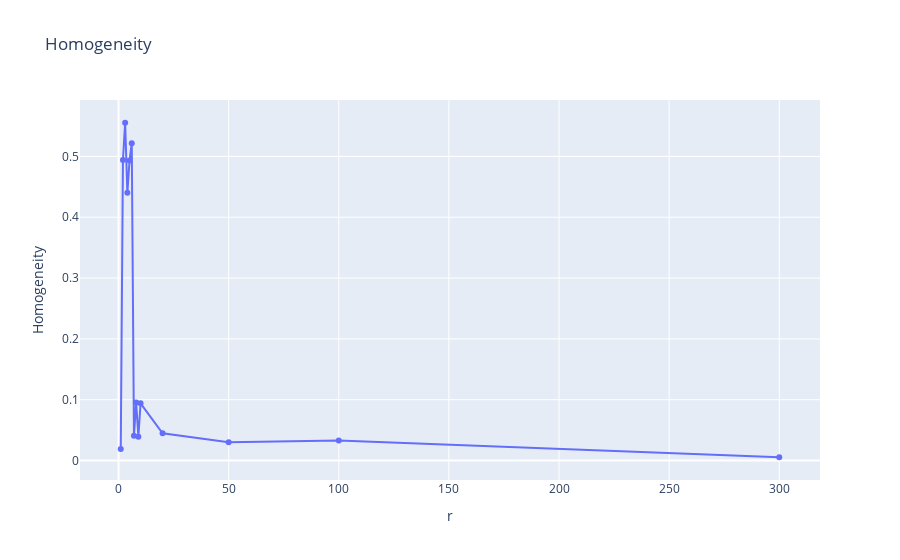
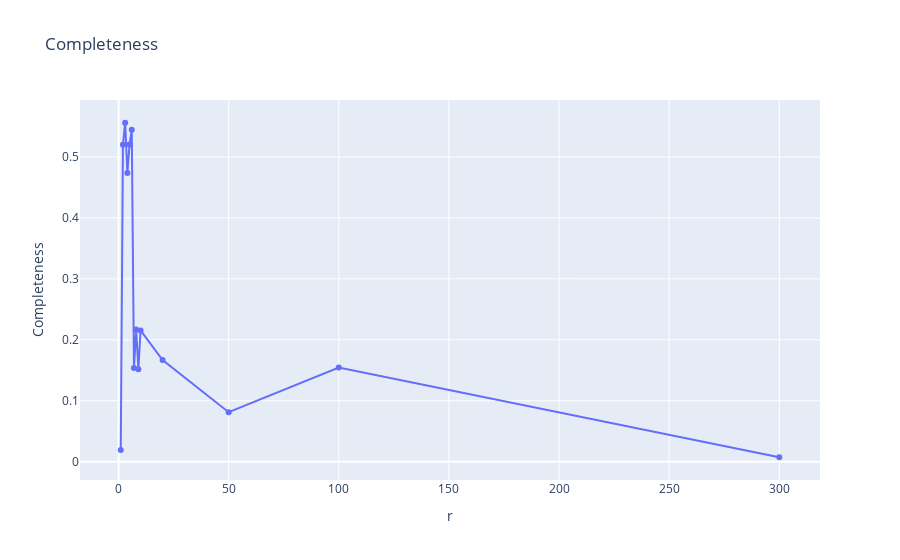
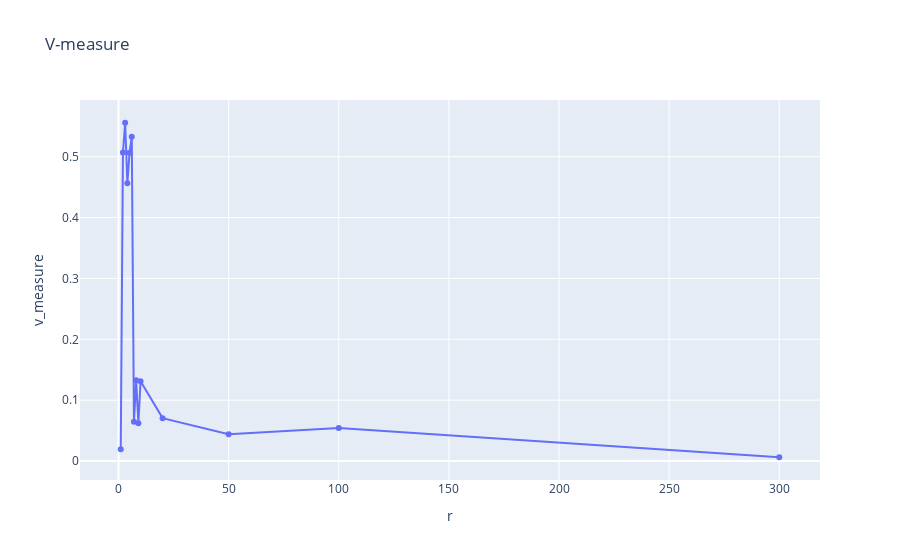
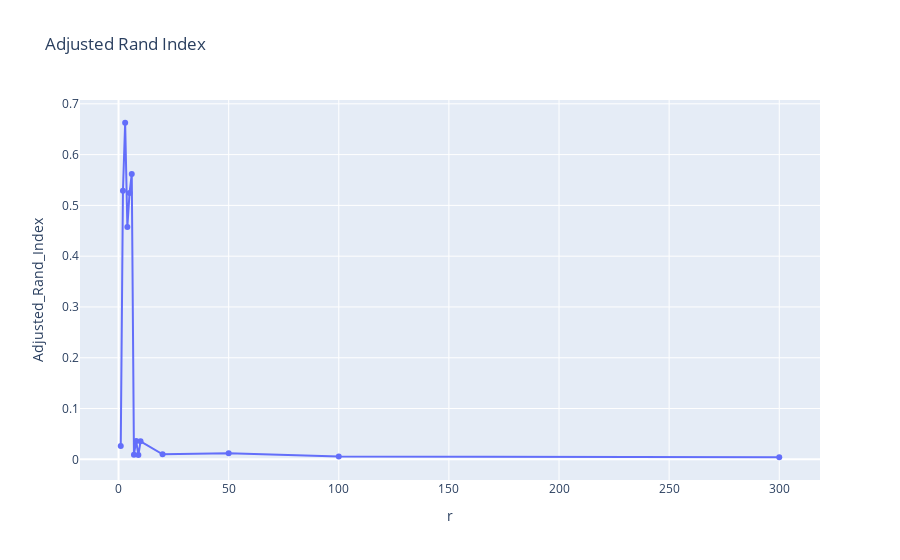

The code cell stored with these charts, in order, in its notebook:
### Code cell
Homogeneity = []
Completeness = []
V_measure = []
Adjusted_Rand_Index = []
Adjusted_mutual_information_score = []

def fit_plot_nmf(r):
  for i in r:
    print(f'Processing r = {i}...')
    nmf = NMF(n_components=i, init='random', max_iter = 8000)
    X = nmf.fit_transform(X_train_tfidf)
    fit_and_evaluate2(kmeans, X, name=None, n_runs=5)

  homo = pd.DataFrame({'r':r, 'Homogeneity':Homogeneity})
  fig1 = px.line(homo, x='r', y='Homogeneity', title = "Homogeneity", markers=True)
  fig1.show()

  comp = pd.DataFrame({'r':r, 'Completeness':Completeness})
  fig2 = px.line(comp, x='r', y='Completeness', title = "Completeness", markers=True)
  fig2.show()

  v_measure = pd.DataFrame({'r':r, 'v_measure':V_measure})
  fig3 = px.line(v_measure, x='r', y='v_measure', title = "V-measure", markers=True)
  fig3.show()

  rand_index = pd.DataFrame({'r':r, 'Adjusted_Rand_Index':Adjusted_Rand_Index})
  fig4 = px.line(rand_index, x='r', y='Adjusted_Rand_Index', title = "Adjusted Rand Index", markers=True)
  fig4.show()

  ami = pd.DataFrame({'r':r, 'Adjusted_mutual_information_score':Adjusted_mutual_information_score})
  fig5 = px.line(ami, x='r', y='Adjusted_mutual_information_score', title = "Adjusted mutual information score", markers=True)
  fig5.show()


r = [1, 2, 3, 4, 5, 6, 7, 8, 9, 10, 20, 50, 100, 300]
fit_plot_nmf(r)

### Figure 1 — Plotly figure (JSON) as saved in the notebook; plotly's stock layout.template omitted (floating-point values rounded to 4 significant figures)
{"data": [{"hovertemplate": "r=%{x}<br>Homogeneity=%{y}<extra></extra>", "legendgroup": "", "line": {"color": "#636efa", "dash": "solid"}, "marker": {"symbol": "circle"}, "mode": "lines+markers", "name": "", "orientation": "v", "showlegend": false, "type": "scatter", "x": [1, 2, 3, 4, 5, 6, 7, 8, 9, 10, 20, 50, 100, 300], "xaxis": "x", "y": [0.01903, 0.4943, 0.5553, 0.4401, 0.4934, 0.5217, 0.04079, 0.09551, 0.03908, 0.0941, 0.04468, 0.03026, 0.0329, 0.005415], "yaxis": "y"}], "layout": {"legend": {"tracegroupgap": 0}, "title": {"text": "Homogeneity"}, "xaxis": {"anchor": "y", "domain": [0, 1], "title": {"text": "r"}}, "yaxis": {"anchor": "x", "domain": [0, 1], "title": {"text": "Homogeneity"}}}}

### Figure 2 — Plotly figure (JSON) as saved in the notebook; plotly's stock layout.template omitted (floating-point values rounded to 4 significant figures)
{"data": [{"hovertemplate": "r=%{x}<br>Completeness=%{y}<extra></extra>", "legendgroup": "", "line": {"color": "#636efa", "dash": "solid"}, "marker": {"symbol": "circle"}, "mode": "lines+markers", "name": "", "orientation": "v", "showlegend": false, "type": "scatter", "x": [1, 2, 3, 4, 5, 6, 7, 8, 9, 10, 20, 50, 100, 300], "xaxis": "x", "y": [0.01936, 0.5201, 0.5561, 0.4737, 0.5203, 0.5445, 0.154, 0.2169, 0.1516, 0.2154, 0.1669, 0.0813, 0.1546, 0.007317], "yaxis": "y"}], "layout": {"legend": {"tracegroupgap": 0}, "title": {"text": "Completeness"}, "xaxis": {"anchor": "y", "domain": [0, 1], "title": {"text": "r"}}, "yaxis": {"anchor": "x", "domain": [0, 1], "title": {"text": "Completeness"}}}}

### Figure 3 — Plotly figure (JSON) as saved in the notebook; plotly's stock layout.template omitted (floating-point values rounded to 4 significant figures)
{"data": [{"hovertemplate": "r=%{x}<br>v_measure=%{y}<extra></extra>", "legendgroup": "", "line": {"color": "#636efa", "dash": "solid"}, "marker": {"symbol": "circle"}, "mode": "lines+markers", "name": "", "orientation": "v", "showlegend": false, "type": "scatter", "x": [1, 2, 3, 4, 5, 6, 7, 8, 9, 10, 20, 50, 100, 300], "xaxis": "x", "y": [0.0192, 0.5069, 0.5557, 0.4563, 0.5065, 0.5328, 0.06449, 0.1326, 0.06215, 0.131, 0.07049, 0.04411, 0.05425, 0.006224], "yaxis": "y"}], "layout": {"legend": {"tracegroupgap": 0}, "title": {"text": "V-measure"}, "xaxis": {"anchor": "y", "domain": [0, 1], "title": {"text": "r"}}, "yaxis": {"anchor": "x", "domain": [0, 1], "title": {"text": "v_measure"}}}}

### Figure 4 — Plotly figure (JSON) as saved in the notebook; plotly's stock layout.template omitted (floating-point values rounded to 4 significant figures)
{"data": [{"hovertemplate": "r=%{x}<br>Adjusted_Rand_Index=%{y}<extra></extra>", "legendgroup": "", "line": {"color": "#636efa", "dash": "solid"}, "marker": {"symbol": "circle"}, "mode": "lines+markers", "name": "", "orientation": "v", "showlegend": false, "type": "scatter", "x": [1, 2, 3, 4, 5, 6, 7, 8, 9, 10, 20, 50, 100, 300], "xaxis": "x", "y": [0.026, 0.5287, 0.6627, 0.4576, 0.5246, 0.5619, 0.00915, 0.03617, 0.008536, 0.03535, 0.009796, 0.01186, 0.005698, 0.004072], "yaxis": "y"}], "layout": {"legend": {"tracegroupgap": 0}, "title": {"text": "Adjusted Rand Index"}, "xaxis": {"anchor": "y", "domain": [0, 1], "title": {"text": "r"}}, "yaxis": {"anchor": "x", "domain": [0, 1], "title": {"text": "Adjusted_Rand_Index"}}}}
